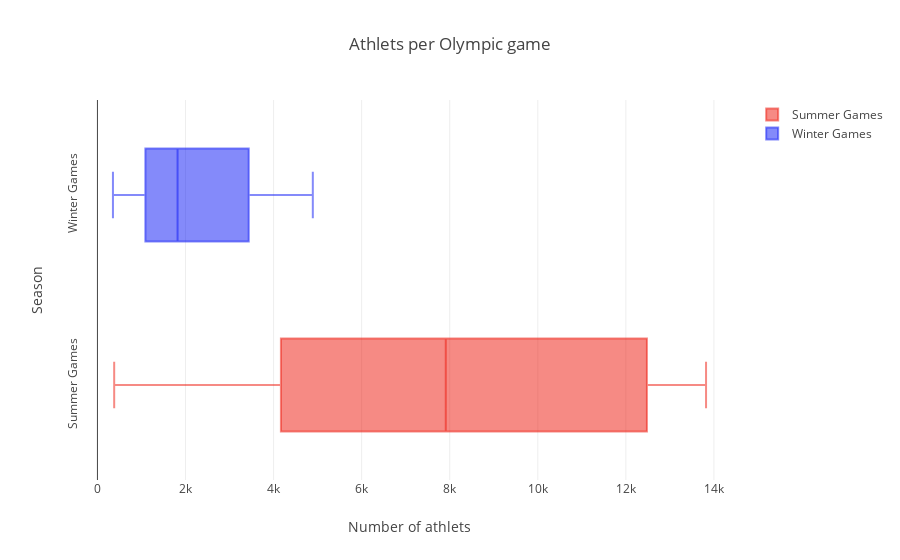

The notebook cell this image was saved under:
### Markdown cell above
## <a id="104">go.Box</a>

Let's show the distribution of athlets number during the Olympic games editions, grouped by `Season`. 


We display the boxes with transparency (`rgba(238,23,11,0.5)`) and with horizontal orientation.

We change the layout to rotate y-axis so that it is easier to read the labels for the `Seasons`.

### Code cell
traceS = go.Box(
    x = dfS['Athlets'],
    name="Summer Games",
    
     marker=dict(
                color='rgba(238,23,11,0.5)',
                line=dict(
                    color='red',
                    width=1.2),
            ),
    text=dfS['City'],
    orientation='h',
    
)
traceW = go.Box(
    x = dfW['Athlets'],
    name="Winter Games",
    marker=dict(
                color='rgba(11,23,245,0.5)',
                line=dict(
                    color='blue',
                    width=1.2),
            ),
    text=dfS['City'],  orientation='h',
)

data = [traceS, traceW]
layout = dict(title = 'Athlets per Olympic game',
          xaxis = dict(title = 'Number of athlets',showticklabels=True),
          yaxis = dict(title = 'Season', showticklabels=True, tickangle=-90), 
          hovermode = 'compare',
         )
fig = dict(data=data, layout=layout)
iplot(fig, filename='events-athlets5')

### Figure 1 — Plotly figure (JSON) as saved in the notebook; plotly's stock layout.template omitted (floating-point values rounded to 4 significant figures)
{"data": [{"marker": {"color": "rgba(238,23,11,0.5)", "line": {"color": "red", "width": 1.2}}, "name": "Summer Games", "orientation": "h", "text": ["Athina", "Paris", "St. Louis", "Athina", "London", "Stockholm", "Antwerpen", "Paris", "Amsterdam", "Los Angeles", "Berlin", "London", "Helsinki", "Roma", "Tokyo", "Mexico City", "Munich", "Montreal", "Moskva", "Los Angeles", "Seoul", "Barcelona", "Atlanta", "Sydney", "Athina", "Beijing", "London", "Rio de Janeiro"], "type": "box", "x": [380, 1936, 1301, 1733, 3101, 4040, 4292, 5233, 4992, 2969, 6506, 6405, 8270, 8119, 7702, 8588, 10304, 8641, 7191, 9454, 12037, 12977, 13780, 13821, 13443, 13602, 12920, 13688]}, {"marker": {"color": "rgba(11,23,245,0.5)", "line": {"color": "blue", "width": 1.2}}, "name": "Winter Games", "orientation": "h", "text": ["Athina", "Paris", "St. Louis", "Athina", "London", "Stockholm", "Antwerpen", "Paris", "Amsterdam", "Los Angeles", "Berlin", "London", "Helsinki", "Roma", "Tokyo", "Mexico City", "Munich", "Montreal", "Moskva", "Los Angeles", "Seoul", "Barcelona", "Atlanta", "Sydney", "Athina", "Beijing", "London", "Rio de Janeiro"], "type": "box", "x": [460, 582, 352, 895, 1075, 1088, 1307, 1116, 1778, 1891, 1655, 1861, 1746, 2134, 2639, 3436, 3160, 3605, 4109, 4382, 4402, 4891]}], "layout": {"hovermode": "compare", "title": "Athlets per Olympic game", "xaxis": {"showticklabels": true, "title": "Number of athlets"}, "yaxis": {"showticklabels": true, "tickangle": -90, "title": "Season"}}}
